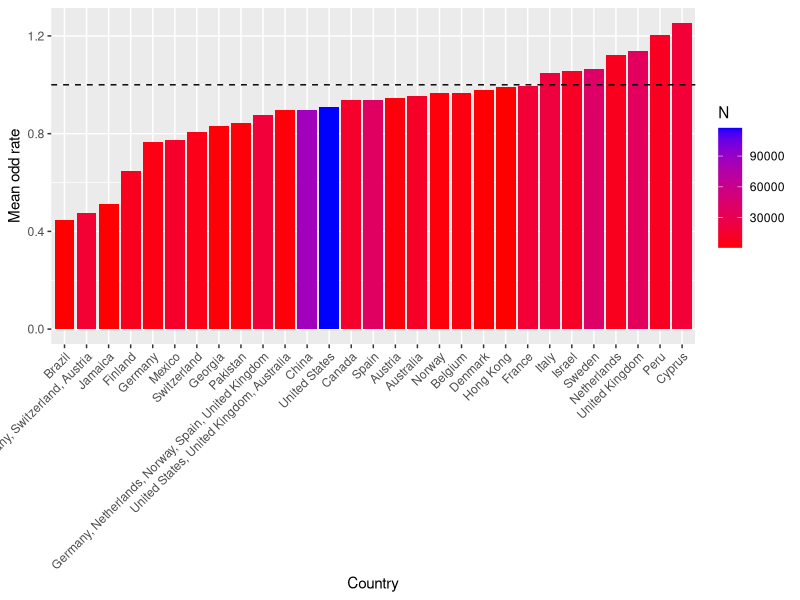
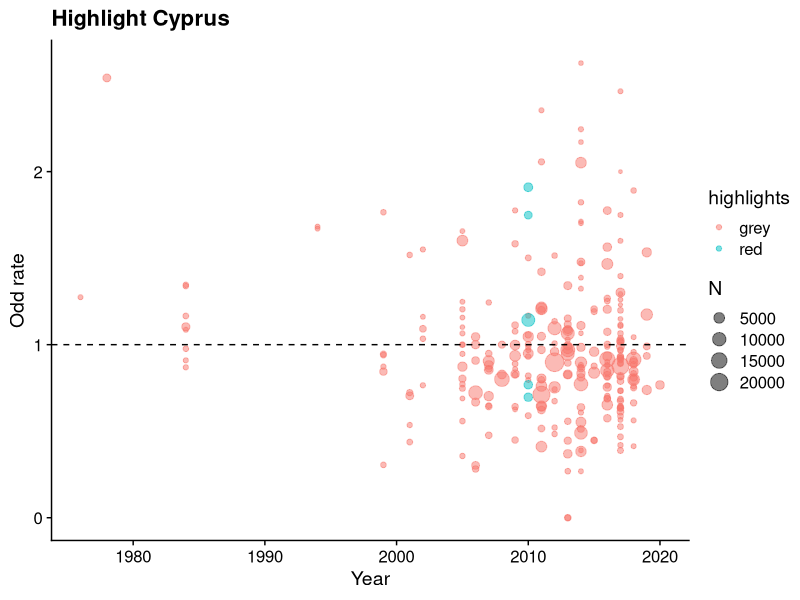
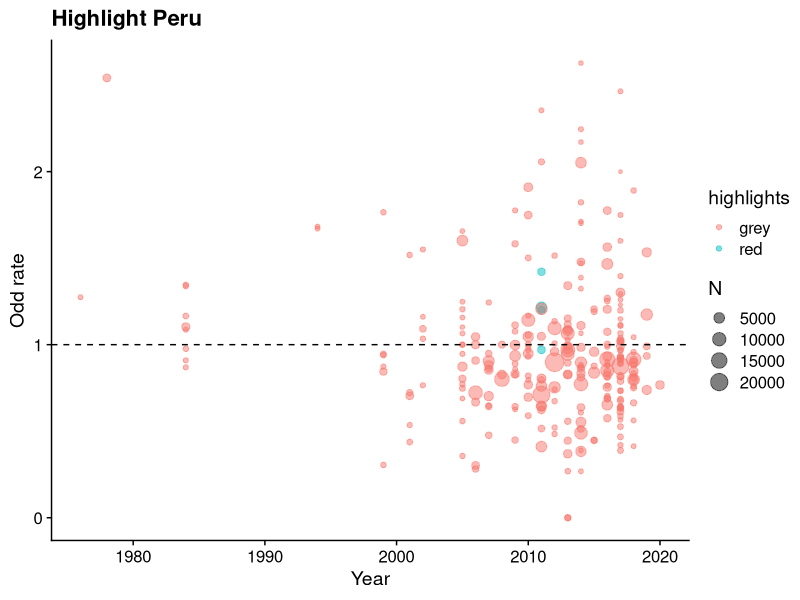
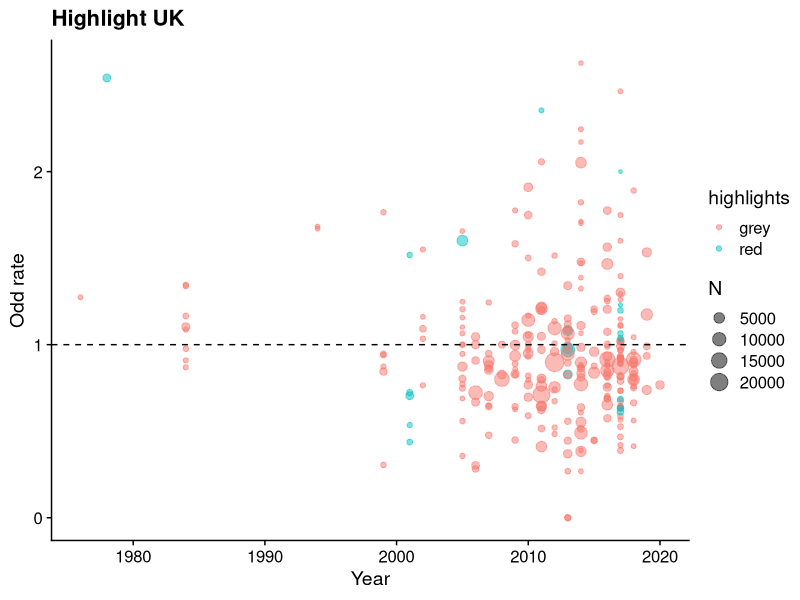
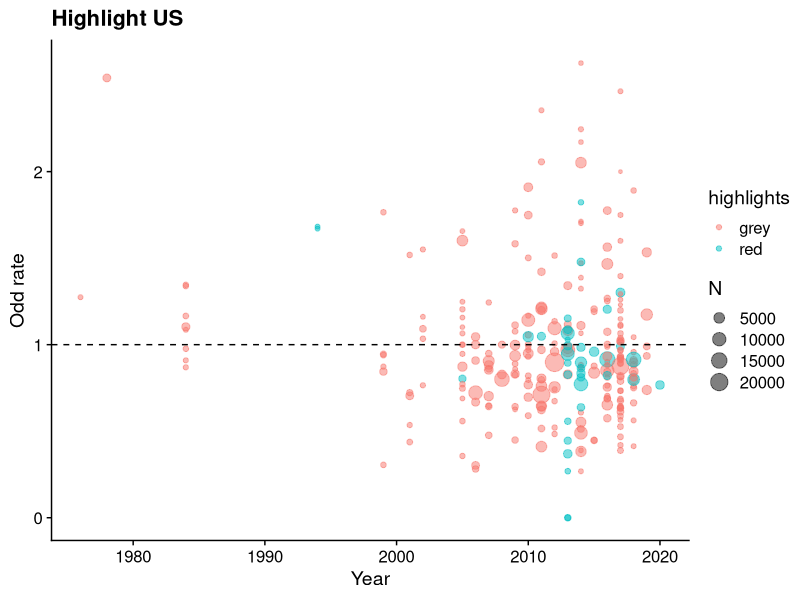
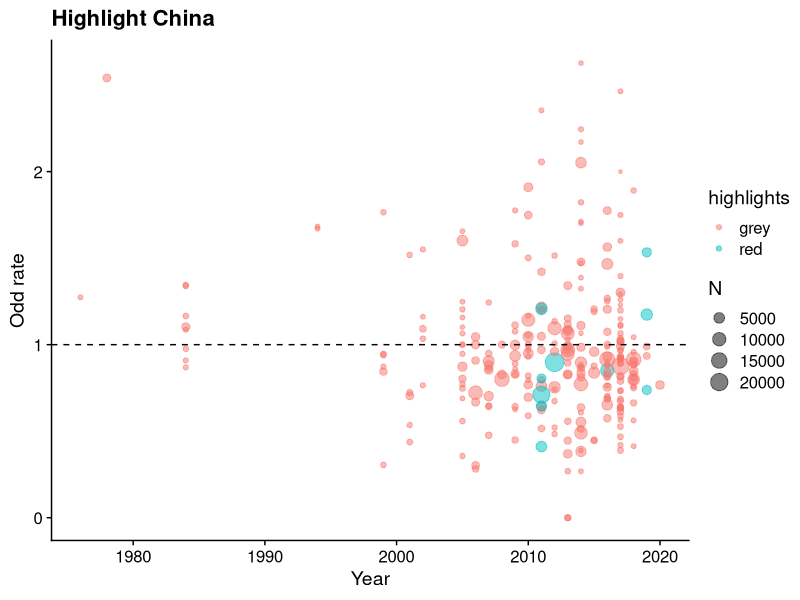

Write R code to recreate these figures, in order.
## ---- chunk 1
knitr::opts_chunk$set(echo = TRUE)
## ---- chunk 2
## Load packages
library(tidyverse)
library(cowplot)
## Load data
dat <- readxl::read_excel("Data.xlsx", sheet = "DATA")
## ---- chunk 3
# Odd rate
dat <- dat %>%
  mutate(OR = MaleSucc * FemaleFail / (MaleFail * FemaleSucc),
         N  = MaleN + FemaleN)
# Mean odd rate by country
dat_country <- dat %>%
  group_by(DataCounty) %>%
  summarise(mean_OR = mean(OR, na.rm = TRUE),
            N = sum(N, na.rm = TRUE)) %>%
  arrange(mean_OR)
# fig_country_mean
fig_country_mean <- dat_country %>%
  ggplot(aes(x = reorder(DataCounty, mean_OR), y = mean_OR, fill = N)) +
  geom_bar(stat = "identity") +
  scale_fill_gradient(low = "red", high = "blue") +
  labs(x = "Country", y = "Mean odd rate") +
  geom_hline(yintercept = 1, linetype = "dashed", color = "black") +
  theme(axis.text.x = element_text(angle = 45, hjust = 1))
fig_country_mean
## ---- chunk 4
colorset <- dat_country %>% 
  select(DataCounty)
# highlight cyprus
colorset$highlights <- "grey"
colorset$highlights[colorset$DataCounty == "Cyprus"] <- "red"
dat_cyprus <- left_join(dat, colorset, by = "DataCounty")
# visualize cyprus
fig_cyprus <- dat_cyprus %>%
  ggplot(aes(x = ApplicYearMost, y = OR, color = highlights, size = N)) +
  geom_point(alpha = 0.5) +
  geom_hline(yintercept = 1, linetype = "dashed", color = "black") +
  theme_cowplot() + 
  labs(title = "Highlight Cyprus", x = "Year", y = "Odd rate")
fig_cyprus
# highlight peru
colorset$highlights <- "grey"
colorset$highlights[colorset$DataCounty == "Peru"] <- "red"
dat_peru <- left_join(dat, colorset, by = "DataCounty")
# visualize peru
fig_peru <- dat_peru %>%
  ggplot(aes(x = ApplicYearMost, y = OR, color = highlights, size = N)) +
  geom_point(alpha = 0.5) +
  geom_hline(yintercept = 1, linetype = "dashed", color = "black") +
  theme_cowplot() +
  labs(title = "Highlight Peru", x = "Year", y = "Odd rate")
fig_peru
# highlight UK
colorset$highlights <- "grey"
colorset$highlights[colorset$DataCounty == "United Kingdom"] <- "red"
dat_uk <- left_join(dat, colorset, by = "DataCounty")
# visualize UK
fig_uk <- dat_uk %>%
  ggplot(aes(x = ApplicYearMost, y = OR, color = highlights, size = N)) +
  geom_point(alpha = 0.5) +
  geom_hline(yintercept = 1, linetype = "dashed", color = "black") +
  theme_cowplot() +
  labs(title = "Highlight UK", x = "Year", y = "Odd rate")
fig_uk
# highlight US
colorset$highlights <- "grey"
colorset$highlights[colorset$DataCounty == "United States"] <- "red"
dat_us <- left_join(dat, colorset, by = "DataCounty")
# visualize US
fig_us <- dat_us %>%
  ggplot(aes(x = ApplicYearMost, y = OR, color = highlights, size = N)) +
  geom_point(alpha = 0.5) +
  geom_hline(yintercept = 1, linetype = "dashed", color = "black") +
  theme_cowplot() +
  labs(title = "Highlight US", x = "Year", y = "Odd rate")
fig_us
# highlight CN
colorset$highlights <- "grey"
colorset$highlights[colorset$DataCounty == "China"] <- "red"
dat_cn <- left_join(dat, colorset, by = "DataCounty")
# visualize CN
fig_cn <- dat_cn %>%
  ggplot(aes(x = ApplicYearMost, y = OR, color = highlights, size = N)) +
  geom_point(alpha = 0.5) +
  geom_hline(yintercept = 1, linetype = "dashed", color = "black") +
  theme_cowplot() +
  labs(title = "Highlight China", x = "Year", y = "Odd rate")
fig_cn
